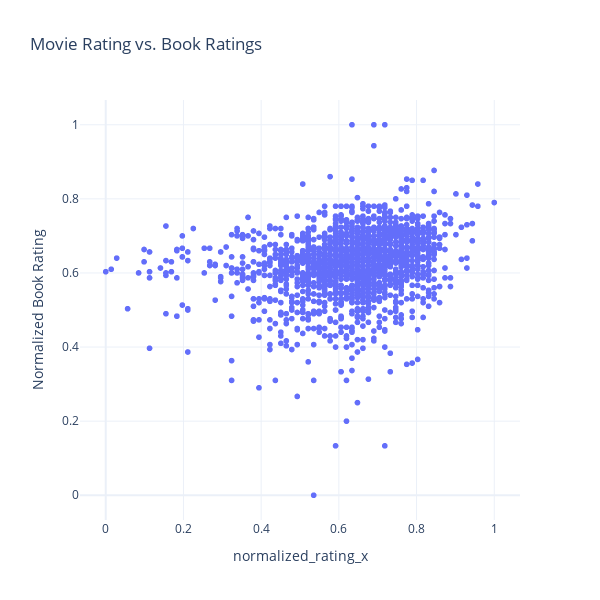

The notebook cell saved with this chart:
### Code cell
fig = px.scatter(
    data,
    x='normalized_rating_x',
    y='normalized_rating_y',
    hover_name='movie_name',
    title='Movie Rating vs. Book Ratings',
    labels={'revenue': 'Movie Revenue ($), logscale', 'normalized_rating_y': 'Normalized Book Rating'},
    template='plotly_white'
)

fig.update_layout(
    
    width=600, 
    height=600
)
fig.show()

### Figure 1 — Plotly figure (JSON) as saved in the notebook; plotly's stock layout.template omitted (floating-point values rounded to 4 significant figures; data arrays with more than 128 entries replaced by an {"elided": "..."} marker saying what was removed)
{"data": [{"hovertemplate": "<b>%{hovertext}</b><br><br>normalized_rating_x=%{x}<br>Normalized Book Rating=%{y}<extra></extra>", "hovertext": {"elided": "1863 str values"}, "legendgroup": "", "marker": {"color": "#636efa", "symbol": "circle"}, "mode": "markers", "name": "", "showlegend": false, "type": "scattergl", "x": {"elided": "1863 float values"}, "xaxis": "x", "y": {"elided": "1863 float values"}, "yaxis": "y"}], "layout": {"height": 600, "legend": {"tracegroupgap": 0}, "title": {"text": "Movie Rating vs. Book Ratings"}, "width": 600, "xaxis": {"anchor": "y", "domain": [0, 1], "title": {"text": "normalized_rating_x"}}, "yaxis": {"anchor": "x", "domain": [0, 1], "title": {"text": "Normalized Book Rating"}}}}
